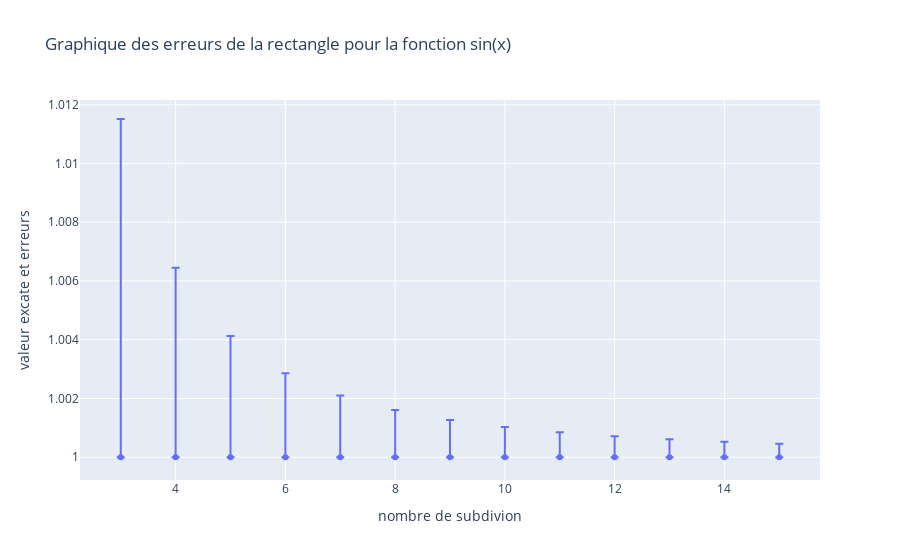
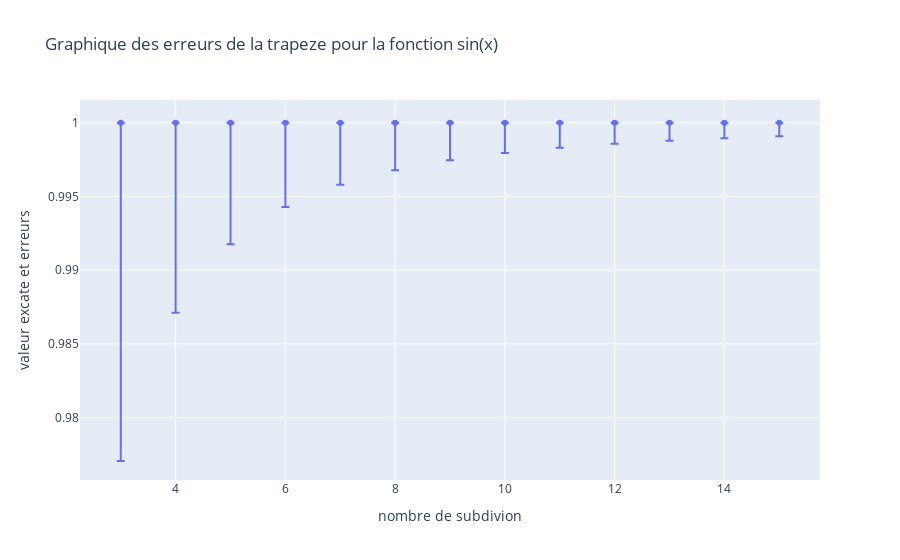
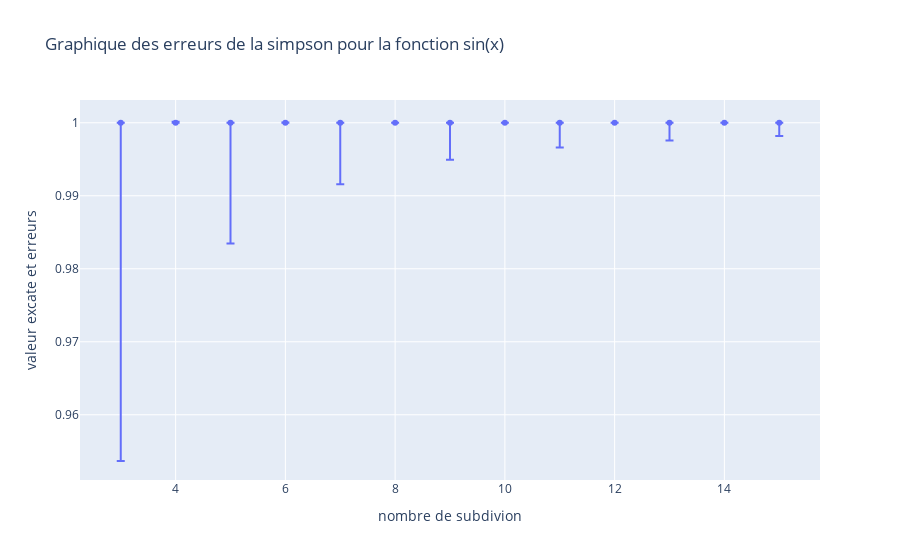

Write notebook code for charts like these, in order.
### Markdown cell above
# Integrale de cos(x)

### Code cell
f = np.cos
a, b = 0, np.pi/2

df = create_grille(f, a, b, 1)
for methode in methodes:
    plot_error(df, methode)

### Figure 1 — Plotly figure (JSON) as saved in the notebook; plotly's stock layout.template omitted (floating-point values rounded to 4 significant figures)
{"data": [{"error_y": {"array": [0.01152, 0.006455, 0.004124, 0.002862, 0.002101, 0.001608, 0.00127, 0.001029, 0.0008502, 0.0007143, 0.0006086, 0.0005247, 0.0004571], "symmetric": false, "type": "data", "visible": true}, "mode": "markers", "type": "scatter", "x": [3, 4, 5, 6, 7, 8, 9, 10, 11, 12, 13, 14, 15], "y": [1, 1, 1, 1, 1, 1, 1, 1, 1, 1, 1, 1, 1]}], "layout": {"title": {"text": "Graphique des erreurs de la rectangle pour la fonction sin(x)"}, "xaxis": {"title": {"text": "nombre de subdivion"}}, "yaxis": {"title": {"text": "valeur excate et erreurs"}}}}

### Figure 2 — Plotly figure (JSON) as saved in the notebook; plotly's stock layout.template omitted (floating-point values rounded to 4 significant figures)
{"data": [{"error_y": {"array": [-0.02295, -0.01288, -0.008238, -0.005718, -0.0042, -0.003215, -0.00254, -0.002057, -0.0017, -0.001428, -0.001217, -0.001049, -0.000914], "symmetric": false, "type": "data", "visible": true}, "mode": "markers", "type": "scatter", "x": [3, 4, 5, 6, 7, 8, 9, 10, 11, 12, 13, 14, 15], "y": [1, 1, 1, 1, 1, 1, 1, 1, 1, 1, 1, 1, 1]}], "layout": {"title": {"text": "Graphique des erreurs de la trapeze pour la fonction sin(x)"}, "xaxis": {"title": {"text": "nombre de subdivion"}}, "yaxis": {"title": {"text": "valeur excate et erreurs"}}}}

### Figure 3 — Plotly figure (JSON) as saved in the notebook; plotly's stock layout.template omitted (floating-point values rounded to 4 significant figures)
{"data": [{"error_y": {"array": [-0.04633, 0.0001346, -0.01653, 2.631e-05, -0.008414, 8.296e-06, -0.005085, 3.392e-06, -0.003402, 1.634e-06, -0.002435, 8.818e-07, -0.001829], "symmetric": false, "type": "data", "visible": true}, "mode": "markers", "type": "scatter", "x": [3, 4, 5, 6, 7, 8, 9, 10, 11, 12, 13, 14, 15], "y": [1, 1, 1, 1, 1, 1, 1, 1, 1, 1, 1, 1, 1]}], "layout": {"title": {"text": "Graphique des erreurs de la simpson pour la fonction sin(x)"}, "xaxis": {"title": {"text": "nombre de subdivion"}}, "yaxis": {"title": {"text": "valeur excate et erreurs"}}}}
